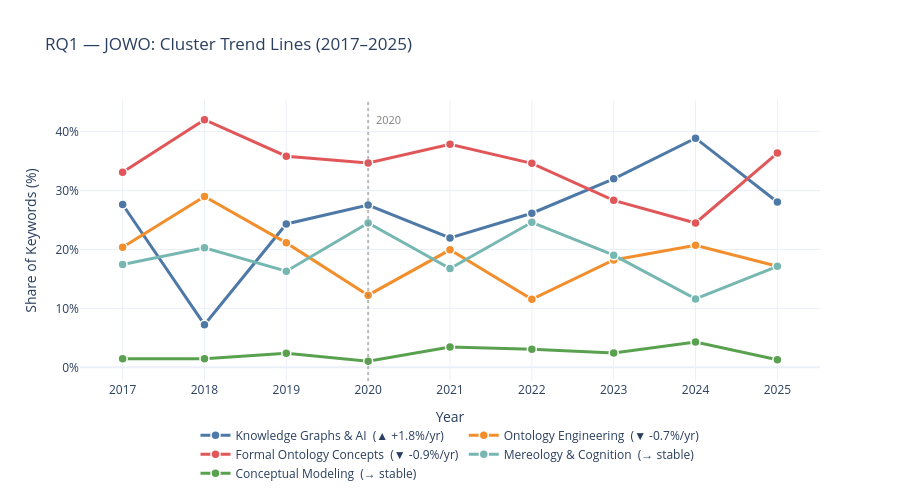

This figure's notebook cell:
### Code cell
# ── Fig 1b: Line chart — individual cluster trends ────────────────────────────
fig = go.Figure()

for cluster in CLUSTERS:
    y_vals = pivot_share[cluster].values
    # Compute linear trend
    x_num  = np.arange(len(pivot_share))
    slope  = np.polyfit(x_num, y_vals, 1)[0]
    trend  = f"▲ +{slope:.1f}%/yr" if slope > 0.5 else (f"▼ {slope:.1f}%/yr" if slope < -0.5 else "→ stable")

    fig.add_trace(go.Scatter(
        x=pivot_share.index,
        y=y_vals,
        name=f"{cluster}  ({trend})",
        mode="lines+markers",
        line=dict(color=CLUSTER_COLORS[cluster], width=3),
        marker=dict(size=9, color=CLUSTER_COLORS[cluster],
                    line=dict(color="white", width=1.5)),
        hovertemplate=f"<b>{cluster}</b><br>%{{x}}: %{{y:.1f}}%<extra></extra>"
    ))

# Vertical marker for 2020 (COVID / notable shift)
fig.add_vline(x=2020, line_dash="dot", line_color="gray", opacity=0.5)
fig.add_annotation(x=2020, y=42, text="2020", showarrow=False,
                   font=dict(color="gray", size=11), xshift=20)

fig.update_layout(
    title="RQ1 — JOWO: Cluster Trend Lines (2017–2025)",
    xaxis_title="Year",
    yaxis_title="Share of Keywords (%)",
    yaxis=dict(ticksuffix="%"),
    legend=dict(orientation="h", yanchor="bottom", y=-0.38, xanchor="center", x=0.5),
    height=500, template="plotly_white"
)
fig.show()

### Figure 1 — Plotly figure (JSON) as saved in the notebook; plotly's stock layout.template omitted (floating-point values rounded to 4 significant figures)
{"data": [{"hovertemplate": "<b>Knowledge Graphs & AI</b><br>%{x}: %{y:.1f}%<extra></extra>", "line": {"color": "#4E79A7", "width": 3}, "marker": {"color": "#4E79A7", "line": {"color": "white", "width": 1.5}, "size": 9}, "mode": "lines+markers", "name": "Knowledge Graphs & AI  (▲ +1.8%/yr)", "type": "scatter", "x": [2017, 2018, 2019, 2020, 2021, 2022, 2023, 2024, 2025], "y": [27.64, 7.246, 24.33, 27.55, 21.97, 26.15, 31.98, 38.89, 28.05]}, {"hovertemplate": "<b>Ontology Engineering</b><br>%{x}: %{y:.1f}%<extra></extra>", "line": {"color": "#F28E2B", "width": 3}, "marker": {"color": "#F28E2B", "line": {"color": "white", "width": 1.5}, "size": 9}, "mode": "lines+markers", "name": "Ontology Engineering  (▼ -0.7%/yr)", "type": "scatter", "x": [2017, 2018, 2019, 2020, 2021, 2022, 2023, 2024, 2025], "y": [20.36, 28.99, 21.12, 12.24, 19.94, 11.54, 18.22, 20.71, 17.14]}, {"hovertemplate": "<b>Formal Ontology Concepts</b><br>%{x}: %{y:.1f}%<extra></extra>", "line": {"color": "#E15759", "width": 3}, "marker": {"color": "#E15759", "line": {"color": "white", "width": 1.5}, "size": 9}, "mode": "lines+markers", "name": "Formal Ontology Concepts  (▼ -0.9%/yr)", "type": "scatter", "x": [2017, 2018, 2019, 2020, 2021, 2022, 2023, 2024, 2025], "y": [33.09, 42.03, 35.83, 34.69, 37.86, 34.62, 28.34, 24.49, 36.36]}, {"hovertemplate": "<b>Mereology & Cognition</b><br>%{x}: %{y:.1f}%<extra></extra>", "line": {"color": "#76B7B2", "width": 3}, "marker": {"color": "#76B7B2", "line": {"color": "white", "width": 1.5}, "size": 9}, "mode": "lines+markers", "name": "Mereology & Cognition  (→ stable)", "type": "scatter", "x": [2017, 2018, 2019, 2020, 2021, 2022, 2023, 2024, 2025], "y": [17.45, 20.29, 16.31, 24.49, 16.76, 24.62, 19.03, 11.62, 17.14]}, {"hovertemplate": "<b>Conceptual Modeling</b><br>%{x}: %{y:.1f}%<extra></extra>", "line": {"color": "#59A14F", "width": 3}, "marker": {"color": "#59A14F", "line": {"color": "white", "width": 1.5}, "size": 9}, "mode": "lines+markers", "name": "Conceptual Modeling  (→ stable)", "type": "scatter", "x": [2017, 2018, 2019, 2020, 2021, 2022, 2023, 2024, 2025], "y": [1.455, 1.449, 2.406, 1.02, 3.468, 3.077, 2.429, 4.293, 1.299]}], "layout": {"annotations": [{"font": {"color": "gray", "size": 11}, "showarrow": false, "text": "2020", "x": 2020, "xshift": 20, "y": 42}], "height": 500, "legend": {"orientation": "h", "x": 0.5, "xanchor": "center", "y": -0.38, "yanchor": "bottom"}, "shapes": [{"line": {"color": "gray", "dash": "dot"}, "opacity": 0.5, "type": "line", "x0": 2020, "x1": 2020, "xref": "x", "y0": 0, "y1": 1, "yref": "y domain"}], "title": {"text": "RQ1 — JOWO: Cluster Trend Lines (2017–2025)"}, "xaxis": {"title": {"text": "Year"}}, "yaxis": {"ticksuffix": "%", "title": {"text": "Share of Keywords (%)"}}}}
